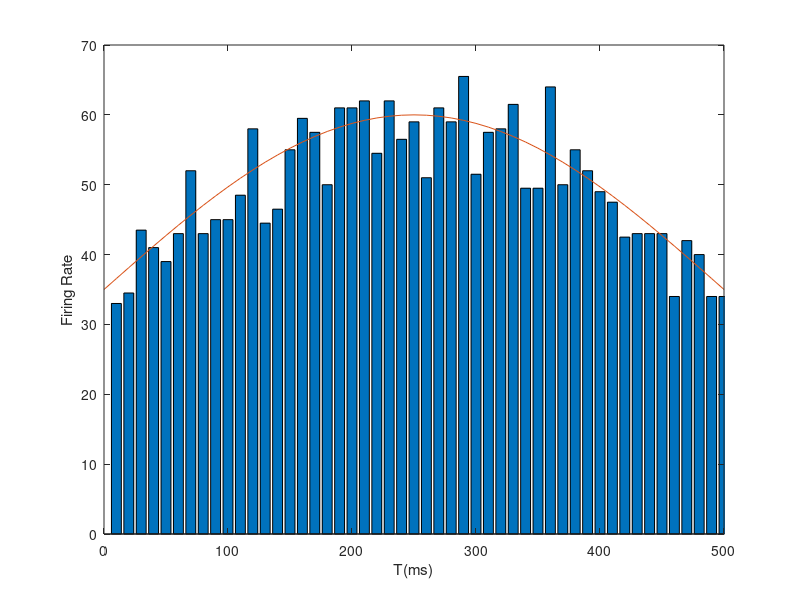

The MATLAB script that drew this image: (Note: this script raises an error after producing the figure.)
clear
clc
r0 = 35 ;
rmax=60 ;
smax=90 ;
lambda_max = r0 + (rmax-r0)*1;
field = 'spikes';
sptr = struct ;

% 
p = [6 3 2 1 4 7 8 9];
% 

% Spike trains

for i=1:1
    for j=1:100 ;
        lambda = lambda_max;
        temp = 1;
        t=zeros(1,1000);
        while temp<=1000
            t1=round(exprnd(1/lambda)*1000) ;
            temp = temp + t1 ;
            if(temp<=1000)
                t(temp)=1;
            end
        end
        
        temp1 = find(t==1);
        for k=1:size(temp1,2)
            if(rand()>((r0 + (rmax-r0)*cosd((temp1(k)/1000*180)-smax))/lambda_max))
                t(temp1(k))=0;
            end
        end
            
        sptr=setfield(sptr,{j,i},field,t) ;
    end
end

for i=1:1
    for j=1:5
        t = sptr(j,i).spikes ;
        for spikeCount = 1:length(t)
            if(t(spikeCount)==1)
                p1=plot([spikeCount spikeCount], [j-0.4 j+0.4], 'k');
                hold on;
            end
        end
    end
    xlim([0 1000]);
    xlabel('T(ms)');
    hold off;
end


% Spike Histogram

t1=zeros(8,50);
for i=1:1
    for j=1:100
        t = sptr(j,i).spikes;
        for k=1:20:size(t,2)
            t1(i,round(k/20+1))= t1(i,round(k/20+1)) + sum(t(k:k+19))/100/20*1000 ;
        end
    end
    bar(t1(i,:)); xlim([0 50]); set(gca,'XTickLabel',[0:100:1000]);
    hold on;
end
 plot([0:50],r0+(rmax-r0)*cosd(([0:50]/50*180)-smax))
 xlabel('T(ms)');
 ylabel('Firing Rate');

% Count Distribution
t2= zeros(100,1) ;
for i=1:1
    for j=1:100
        t2(j,i)=sum(sptr(j,i).spikes);
    end
    t3(i)=mean(t2(:,i)) ;
end 

for i=1:1
    histogram(t2(:,i),'Normalization','pdf')
    hold on;
    lambdahat = poissfit(t2(:,i)) ;
    y = poisspdf([0:max(t2(:,i))],lambdahat) ;
    plot([0:max(t2(:,i))],y,'-r');
    xlabel('Spike count');
end
hold off;

% ISI Distibution

cnt = zeros(1456,8);
for i=1:1
    temp=1;
    for j=1:100
        t = sptr(j,i).spikes ;
        z=find(t==1);
        for k=1:size(z,2)
            if(k==1)
                cnt(temp,i) = z(k)-0 ;
                temp = temp + 1;
            else
                cnt(temp,i) = z(k) - z(k-1) ;
                temp =temp + 1 ;        
            end
        end
    end
    histogram(cnt(:,i),'Normalization','pdf') ; 
    xlim([0 200]);
    hold on ;
    pd1 = exppdf([1:50],expfit(cnt(:,i))) ;
    plot([1:50],pd1,'r')
    xlabel('t(ms)');
    ylabel('f_T (t)');
end
